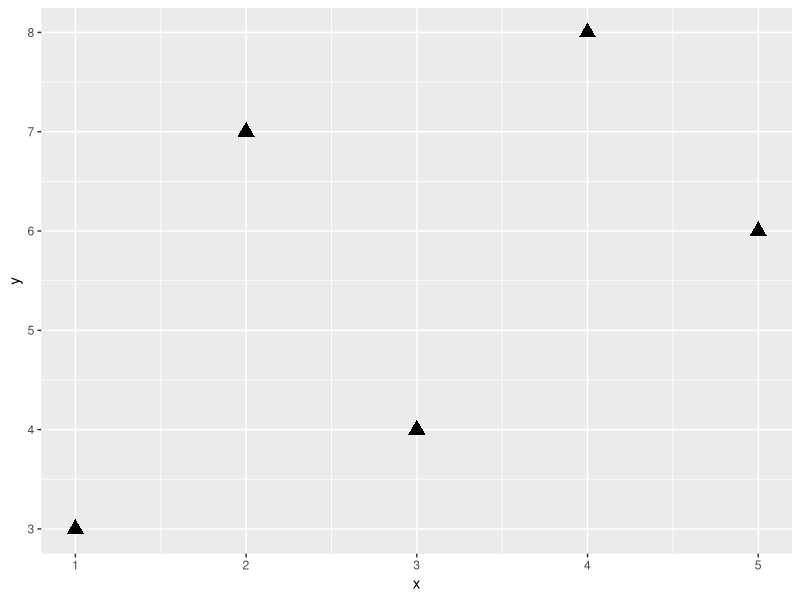

Here is the R script that generated this plot:
# Demonstrate how to use geom_point() 
#to modify size and shape of points.

# Load ggplot2
library(ggplot2)

# Create example data
x<-c(1,2,3,4,5)
y<-c(3,7,4,8,6)
data<-data.frame(x,y)

# Create a scatter plot with custom size and shape
ggplot(data,aes(x = x, y = y)) +
  geom_point(size = 4, shape = 17)

